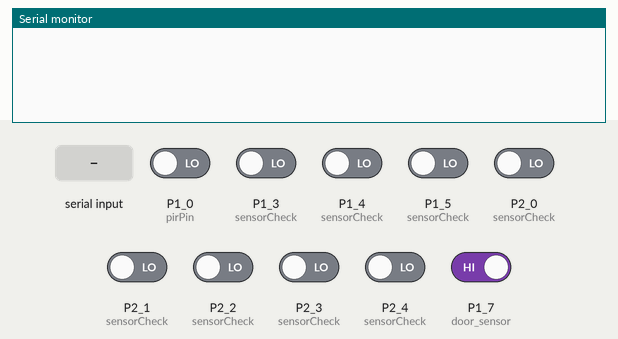
Simulated run of this sketch. Board: TI MSP430 LaunchPad. On the bench: the last lines printed to the serial monitor. The inputs (shaded band) are chosen by the test bench; at power-on: P1_7 (door_sensor) HIGH, P1_0 (pirPin), P1_3 (sensorCheck), P1_4 (sensorCheck), P1_5 (sensorCheck), P2_0 (sensorCheck), P2_1 (sensorCheck), P2_2 (sensorCheck), P2_3 (sensorCheck), P2_4 (sensorCheck) LOW.

Above: at 5.2 s.
5.3 s: "2" received over Serial
At 6.2 s:
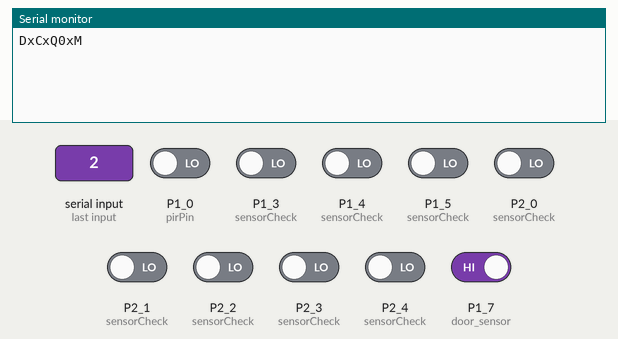
6.8 s: "2" received over Serial
At 7.4 s:
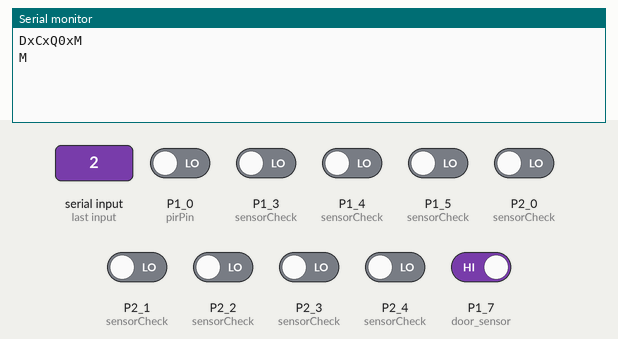

The sketch:

MSP_2.ino
```cpp
#define pirPin P1_0 //PIR Sensor
#define door_sensor P1_7

int doorVal;
int doorValPrev;
int d=0, dcount=0, initd=0;
char dstr[50];

double loadValue;//Holds loadcell value
double loadValueprev;//Holds Previous Value
double lstr[50];
int l=0, lcount=0, initl=0;

int prevPir, temp=0;


//VARS
//the time we give the sensor to calibrate (10-60 secs according to the datasheet)
int calibrationTime = 4;
//the time when the sensor outputs a low impulse
unsigned int lowIn;

//Indicates whether update is there or not i,e. 1 specifies update present and 0 specifies No Update
short int flagdoor = 1;
short int flagpir = 1;
short int flagload = 1;

//the amount of milliseconds the sensor has to be low
//before we assume all motion has stopped
unsigned int pause = 2000;

boolean lockLow = true;
boolean takeLowTime;

void setup()
{
  Serial.begin(9600);
  pinMode(door_sensor, INPUT_PULLUP);
  digitalWrite(door_sensor,HIGH);
  digitalWrite(pirPin,LOW);

  pinMode(P1_3,INPUT);
  pinMode(P1_4,INPUT);
  pinMode(P1_5,INPUT);
  pinMode(P2_0,INPUT);
  pinMode(P2_1,INPUT);
  pinMode(P2_2,INPUT);
  pinMode(P2_3,INPUT);
  pinMode(P2_4,INPUT);

  pinMode(pirPin, INPUT);
  digitalWrite(pirPin, LOW);

  //give the sensor some time to calibrate
  // Serial.print("calibrating sensor ");
  for(int i = 0; i < calibrationTime; i++)
  {
    delay(1000);
  }
  // Serial.println(" done");
  // Serial.println("SENSOR ACTIVE");
  doorVal = digitalRead(door_sensor);
  //  Serial.print("D");
  //  Serial.print(doorVal);
  //  Serial.println("x");
  doorValPrev = doorVal;
  dstr[0] = doorValPrev;

  loadValueprev = loadValue;
  lstr[0]=loadValueprev;
}

void loop()
{
  sensorCheck();

  if(Serial.available()>0)
  {
    char ch = Serial.read();
    switch(ch)
    {
    case '2':
      toSend();
      break;
    case '5':
      timeOutSend();
      break;
      //    if(Serial.read()=='5')
      //    {
      //      toSend();
      //    }
      //    if(Serial.read()=='2')
      //    {
      //      timeOutSend();
      //    }
    }
  }
}

void sensorCheck()
{

  doorVal = digitalRead(door_sensor);

  if(doorVal!=doorValPrev)
  {
  //  if (digitalRead(door_sensor) == HIGH)
   // {
      dcount++;
      doorValPrev = doorVal;
      dstr[d]= (doorValPrev == HIGH)?'1':'0';
      d++;
      flagdoor=1;
   // }
   /* if(digitalRead(door_sensor) == LOW)
    {
      dcount++;
      doorValPrev = doorVal;
      dstr[d]=doorValPrev;
      d++;
      flagdoor=1;
    }*/
  }


  int x1,x2,x3,x4,x5,x6,x7,x8;

  x1=digitalRead(12); //MSB - pin P2_4
  x2=digitalRead(11);
  x3=digitalRead(10);
  x4=digitalRead(9);
  x5=digitalRead(8);
  x6=digitalRead(7);
  x7=digitalRead(6);
  x8=digitalRead(5); //LSB - pin P1_3

  loadValue = ((128*x1)+(64*x2)+(32*x3)+(16*x4)+(8*x5)+(4*x6)+(2*x7)+(1*x8));
  if((abs(loadValue - loadValueprev))>=2 && (loadValue!= loadValueprev))
  {
    lcount++;
    loadValueprev = loadValue;
    lstr[l] = loadValueprev;
    l++;
    flagload = 1;
  }

  if(digitalRead(pirPin) == HIGH)
  {
   // prevPir = HIGH;
    //digitalWrite(LEDPin, HIGH);   //the led visualizes the sensors output pin state
    if(lockLow)
    {
      //makes sure we wait for a transition to LOW before any further output is made:
      lockLow = false;
      prevPir = HIGH;
    }
    takeLowTime = true;

    flagpir = 1;
  }

  if(digitalRead(pirPin) == LOW)
  {


    // digitalWrite(LEDPin, LOW);  //the led visualizes the sensors output pin state
    if(takeLowTime)
    {
      lowIn = millis();          //save the time of the transition from high to LOW
      takeLowTime = false;       //make sure this is only done at the start of a LOW phase
    }
    //if the sensor is low for more than the given pause,
    //we assume that no more motion is going to happen
    if(!lockLow && millis() - lowIn > pause)
    {
      //makes sure this block of code is only executed again after
      //a new motion sequence has been detected
      lockLow = true;
      prevPir = LOW;
      flagpir = 1;
    }

  }
  lowIn =0;
}
void toSend()
{
  if(flagdoor == 1)
  {
    Serial.print("D");
    for(int z=initd; z<(dcount-initd); z++)
    {
      Serial.print(dstr[z]);
    }
    dcount=0;
    d=0;
    Serial.print("x");
  }
  if(flagload == 1)
  {
    Serial.print("C");
    for(int z=initl; z<(lcount-initl); z++)
    {
      Serial.print(lstr[z]);
      Serial.print(",");
    }
    lcount=0;
    l=0;
    Serial.print("x");
  }
  if(flagpir == 1)
  {
    Serial.print("Q");

      Serial.print(digitalRead(pirPin));

    Serial.print("x");
  }
  Serial.println("M");
  flagpir = 0;
  flagdoor = 0;
  flagload = 0;
}

void timeOutSend()
{
  Serial.print("D");
  Serial.print(doorVal);
  Serial.print("x");

  Serial.print("C");
  Serial.print(loadValue);
  Serial.print("x");

  Serial.print("Q");
  Serial.print(digitalRead(pirPin));
  Serial.print("x");

  Serial.println("M");
}
```

Measured:
- after the input at 5.3 s, the serial monitor: prints a new line at once (image 1)
- after the input at 6.8 s, the serial monitor: prints a new line at once (image 2)
